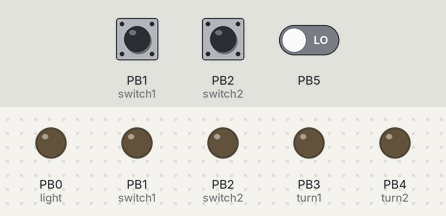
Bench run of a sketch on a simulated ATtiny85, built with avr-gcc and run on an emulated ATtiny85. Parts: output pins drawn as LEDs (lit = HIGH). Dashed ring = blinking. The test bench sets the inputs (shaded band); at power-on: PB1 (switch1) LOW, PB2 (switch2) LOW, PB5 LOW.

Above: at 1.2 s.
1.3 s: PB1 (switch1) pulled HIGH for 0.15 s
At 2.7 s:
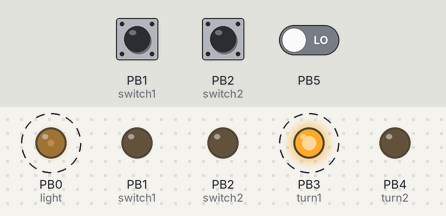
4.3 s: PB1 (switch1) pulled HIGH for 1 s
At 7.0 s:
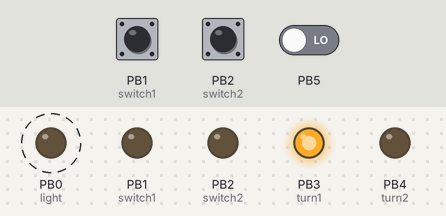
8.3 s: PB2 (switch2) pulled HIGH for 0.15 s
At 8.95 s:
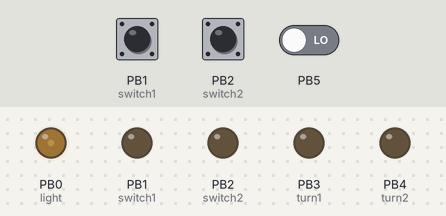
11.3 s: PB1 (switch1) pulled HIGH for 0.15 s
At 11.57 s:
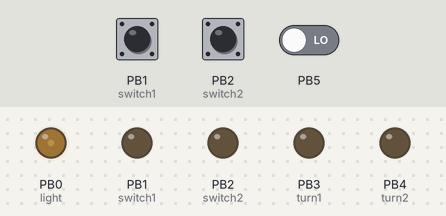
14.3 s: PB1 (switch1) pulled HIGH for 3.2 s
Timing chart, 0 to 17.7 s (numbered marks = the images above; inputs shaded):
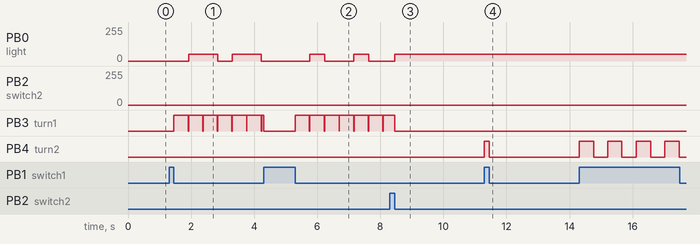

Measured:
- after the input at 1.3 s, PB0 (light): alternates 50/255 for 0.92 s and 0/255 for 0.47 s, starting after 0.62 s; PB1 (switch1): stays LOW (without the input it goes to HIGH after 3.0 s); PB2 (switch2): stays 0/255 (without the input it goes to 255/255 after 3.0 s); PB3 (turn1): alternates HIGH for 0.45 s and LOW for 0.01 s, starting after 0.15 s
- after the input at 4.3 s, PB2 (switch2): stays 0/255 (without the input it goes to 255/255 after 2.9 s)
- after the input at 8.3 s, PB2 (switch2): stays 0/255 (without the input it goes to 255/255 after 2.9 s)
- after the input at 11.3 s, PB1 (switch1): stays LOW (without the input it goes to HIGH after 2.4 s); PB2 (switch2): stays 0/255 (without the input it goes to 255/255 after 2.4 s); PB4 (turn2): LOW → HIGH at once, → LOW 0.15 s later

The sketch:

BikeLamp.ino
```cpp
// Контроллер поворотников и габаритных огней для велосипеда на ATTiny85 (8 MHz)
// Дата последней модификации: 2015-08-29
// Подключение:
// 6, 7 - входы переключателя/выходы индикации (PB1, PB2)
// 2, 3 - выходы поворотников (PB3, PB4)
// 5 - выход габ.огней (PB0 - ШИМ)
// Для управления портами переключателя/индикации используется прямое обращение
// к регистрам для устранения мерцания св.диода из-за неодновременного переключения

// состояния поворотников (активный сигнал 0)
#define OFF 3
#define TURN1 2
#define TURN2 1

// порты
const int switch1 = 1;  // переключатель/индикация
const int switch2 = 2;
const int turn1 = 3;    // поворотники
const int turn2 = 4;
const int light = 0;    // габариты (PWM)

byte turnState = OFF;   // текущее состояние
byte lightState = 0;

const int turnFlashCycle = 450;    // длительность полупериода мигания поворотников в мс
long turnFlashTime;                // момент прошлого изменения сигнала поворотников
int turnFlashState = 0;            // текущее состояние мигающего сигнала

const int lightOnCycle = 2000;       // длительность периода для включения габ.огней в мс
const int lightOnClicksNeeded = 3;   // кол-во щелчков, требуемое для включения габ.огней
long lightOnFirstClickTime;          // момент первого щелчка
int linghOnClicks = 0;               // счетчик кол-ва щелчков

const int lightPWM = 50;    // уровень PWM для габ.огней
byte flashState = 0;         // текущее состояние дин.индикации

void setup() {

  // инициализируем порты
  pinMode(turn1, OUTPUT);
  pinMode(turn2, OUTPUT);
  pinMode(light, OUTPUT);
  // входы от переключателя тоже в режим выходов
  pinMode(switch1, OUTPUT);
  pinMode(switch2, OUTPUT);
  // и высокий уровень на них
  digitalWrite(switch1, 1);
  digitalWrite(switch2, 1);

  // Serial.begin(115200);
}


void loop() {

  // опрос входов
  // входы от переключателя временно в режим входов
  // pinMode(switch1, INPUT);
  // pinMode(switch2, INPUT);
  noInterrupts();
  DDRB &= ~(_BV(switch1) | _BV(switch2));

  // задержка для зарядки паразитной емкости провода к переключателю
  delayMicroseconds(1);

  // считываем состояние переключателя
  int switchState = ((PINB >> switch1) | (PINB >> (switch2 - 1))) & OFF;

  // входы от переключателя в режим выходов
  // pinMode(switch1, OUTPUT);
  // pinMode(switch2, OUTPUT);
  DDRB |= _BV(switch1) | _BV(switch2);
  interrupts();

  if (switchState != turnState) {
    // состояние переключателя изменилось
    turnState = switchState;
    if (turnState != OFF) {
      // включено положение 1 или 2
      turnFlashTime = millis();  // запоминаем момент включения для мигания
      turnFlashState = 1;        // включаем мигающий сигнал

      if (linghOnClicks == 0)
        // переключений еще не было
        lightOnFirstClickTime = millis();  // запоминаем момент первого переключения
      linghOnClicks++;    // считаем переключения
    }
    else
      // нейтральное положение
      turnFlashState = 0;
  }

  // обработка мигания
  if (turnState != OFF && (millis() - turnFlashTime > turnFlashCycle)) {
    // поворотник включен, и прошло время полупериода мигания
    turnFlashState = !turnFlashState;  // переключаем состояние
    turnFlashTime = millis();          // запоминаем момент переключения
  }

  // обработка включения габаритов
  if (millis() - lightOnFirstClickTime < lightOnCycle) {
    // период включения еще не истек
    if (linghOnClicks == lightOnClicksNeeded) {
      // сделано нужное кол-во переключений
      lightState = !lightState;    // переключаем состояние габаритов
      linghOnClicks = 0;           // сбрасываем счетчик
    }
  }
  else
    // период истек
    linghOnClicks = 0;     // сбрасываем счетчик

  // обработка дин.индикации включенных габаритов
  flashState++;
  if (flashState == 4) flashState = 0;

  // индикация на переключателе
  if (turnState == TURN1) {
    // поворотник 1
    // digitalWrite(switch2, turnFlashState);
    // digitalWrite(switch1, 0);
    PORTB = (PORTB & ~(_BV(switch1) | _BV(switch2))) | (turnFlashState << switch2);
  }
  else if (turnState == TURN2) {
      // поворотник 2
      // digitalWrite(switch1, turnFlashState);
      // digitalWrite(switch2, 0);
      PORTB = (PORTB & ~(_BV(switch1) | _BV(switch2))) | (turnFlashState << switch1);
    }
    else if (lightState) {
        // габариты
        PORTB = (PORTB & ~(_BV(switch1) | _BV(switch2))) |
          (((flashState == 0)?0:1) << switch1) | (((flashState == 2)?0:1) << switch2);
      }
      else {
        // все выключено
        PORTB |= _BV(switch1) | _BV(switch2);
      }

  // выход на поворотник 1
  if (turnState == TURN1) digitalWrite(turn1, turnFlashState);
  else digitalWrite(turn1, 0);

  // выход на поворотник 2
  if (turnState == TURN2) digitalWrite(turn2, turnFlashState);
  else digitalWrite(turn2, 0);

  // выход PWM на габаритные огни
  if (lightState) analogWrite(light, lightPWM);
  else analogWrite(light, 0);

  //Serial.println();

  delay(5);
}
```
